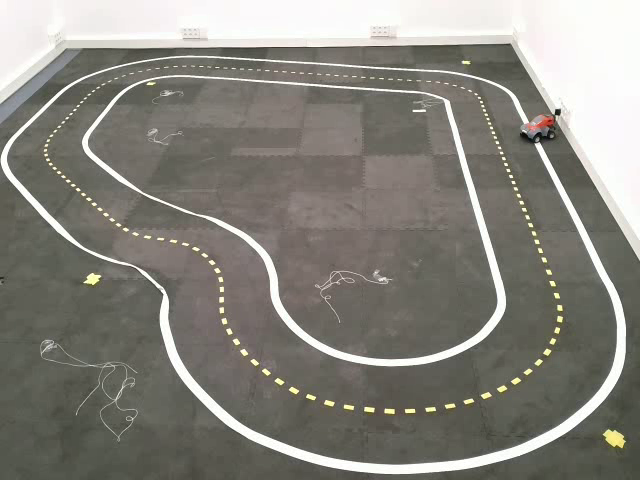
#> input picture frame 2 of deepracer/utils/output.avi, 640 x 480 px
$ python transform_vid.py
#> lines starting #> are read from the running program, lines starting #| are printed output that depends on the picture
#!/usr/bin/python
# -*- coding: utf-8 -*-

# Test script to apply perspective transformation to a video frame using OpenCV and Matplotlib for visualization.

import cv2
import numpy as np
import matplotlib.pyplot as plt

# Define original points, defined by camera perspective [x, y]
src_pts = np.float32([
    [617,441], # Bottom right marker
    [90,274], # Bottom left marker
    [468,62], # Upper right marker
    [150,80]  # Upper left marker
])

# Define real-world coordinates [x, y]
dst_pts = np.float32([
    [58,58], # Bottom right marker
    [174,348], # Bottom left marker
    [580,58],  # Upper right marker
    [522,406] # Upper left marker
])

# Get the Transformation Matrix
M = cv2.getPerspectiveTransform(src_pts, dst_pts)
print("Perspective Transformation Matrix:\n", M.shape)
try:
    # Define output image size (width, height)
    width, height = 650, 500

    video_path = 'output.avi'

    # Open the video file
    cap = cv2.VideoCapture(video_path)
    ret, frame = cap.read()
#> frame is the input picture: shape (480, 640, 3); mean B, G, R 124.9, 132.2, 134.4
    warped_frame = cv2.warpPerspective(frame, M, (width, height))
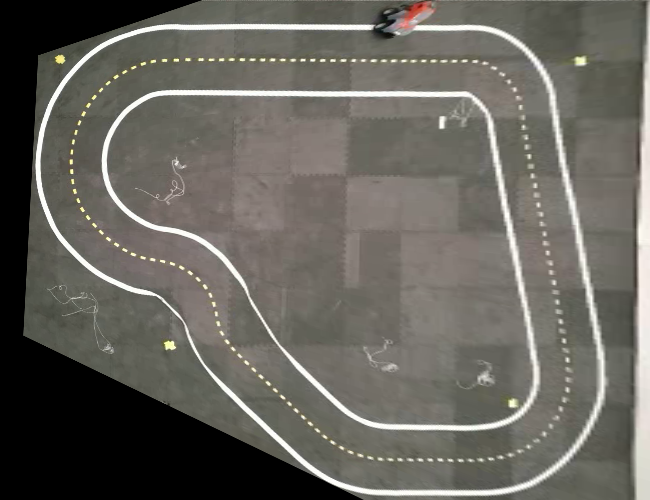
#> warped_frame: shape (500, 650, 3); mean B, G, R 93.7, 100.5, 103

    # Convert BGR to RGB for display
    warped_rgb = cv2.cvtColor(warped_frame, cv2.COLOR_BGR2RGB)

    plt.figure(figsize=(10, 8))
    plt.subplot(121), plt.imshow(cv2.cvtColor(frame, cv2.COLOR_BGR2RGB)), plt.title('Original')
    plt.subplot(122), plt.imshow(warped_rgb), plt.title('Transformed View')
    plt.show()
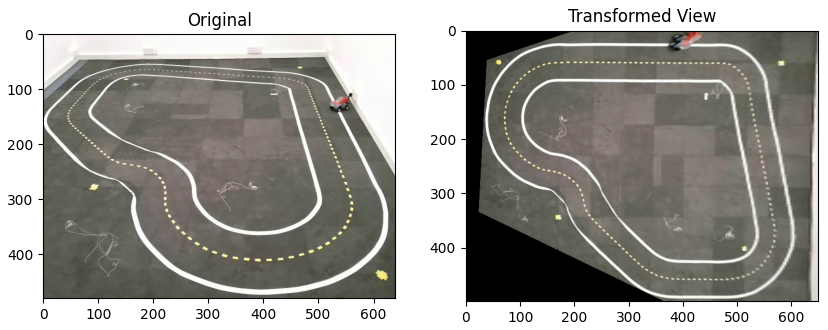
#> figure drawn by matplotlib, 2 panels
except NameError:
    print('Error: "frame" not found.')
